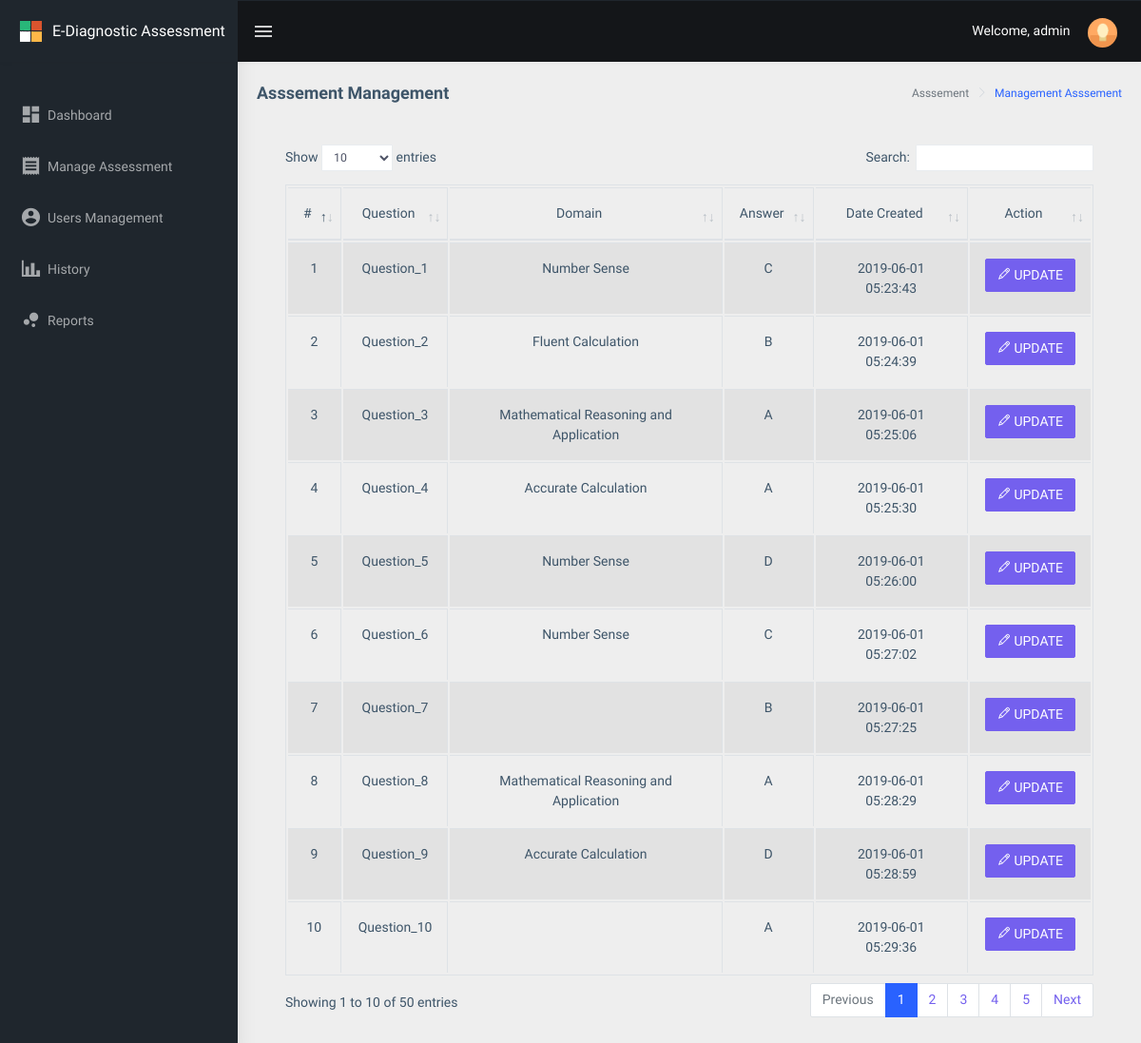
The app's page /public/main/teacher/assessment/index.php (signed in) with its own data.
### tables this page shows
CREATE TABLE `drxassessment_assessment` (
  `drxassessment_id` int(11) NOT NULL,
  `drxassessment_question1` text NOT NULL,
  `drxassessment_answer` text NOT NULL,
  `drxassessment_answer_value` text NOT NULL,
  `drxassessment_domain` text NOT NULL,
  `drxassessment_q1_answer_1` text NOT NULL,
  `drxassessment_q1_answer_2` text NOT NULL,
  `drxassessment_q1_answer_3` text NOT NULL,
  `drxassessment_q1_answer_4` text NOT NULL,
  `drxassessment_order` int(11) NOT NULL,
  `drxassessment_order_value` text NOT NULL,
  `drxassessment_status` int(1) NOT NULL,
  `drxassessment_created_at` datetime NOT NULL,
  `drxassessment_updated_at` datetime NOT NULL
);

### public/main/teacher/assessment/index.php (the view, shortened to what this page needs)
<?php
include("../../../../config/common/asdasf9z09x0c90zx90123.php");
if (!empty($_SESSION['drxassessmentname'])) {
    $drxassessmentname = $_SESSION['drxassessmentname'];
} else {
    $drxassessmentname = "";
}
?>
<!DOCTYPE html>
<html dir="ltr" lang="en">
<head>
    <link href="../../../assets/libs/flot/css/float-chart.css" rel="stylesheet">
    <link href="../../../dist/css/style.min.css" rel="stylesheet">
    <link href="../../../assets/libs/datatables.net-bs4/css/dataTables.bootstrap4.css" rel="stylesheet">
</head>
<body>
    <div id="main-wrapper">
        <header class="topbar" data-navbarbg="skin5">
            <nav class="navbar top-navbar navbar-expand-md navbar-dark">
                <div class="navbar-header" data-logobg="skin5">
                    <a class="navbar-brand" href="../../../main/teacher">
                        <b class="logo-icon p-l-10">
                            <img src="../../../assets/images/logo-icon.png" alt="homepage" class="light-logo" />
                        </b>
                        <span class="logo-text">
                             <span style="font-size: 16px;">E-Diagnostic Assessment</span>
                        </span>
                    </a>
                </div>
                <div class="navbar-collapse collapse" id="navbarSupportedContent" data-navbarbg="skin5">
                    <ul class="navbar-nav float-left mr-auto">
                        <li class="nav-item d-none d-md-block"><a class="nav-link sidebartoggler waves-effect waves-light" href="javascript:void(0)" data-sidebartype="mini-sidebar"><i class="mdi mdi-menu font-24"></i></a></li>
                    </ul>
                    <ul class="navbar-nav float-right">
                        <li class="nav-item dropdown">
                          <span style="color: #fff;">Welcome, <?php echo $drxassessmentname; ?></span>
                            <a class="nav-link dropdown-toggle text-muted waves-effect waves-dark pro-pic" href="" data-toggle="dropdown" aria-haspopup="true" aria-expanded="false"><img src="../../../assets/images/users/1.jpg" alt="user" class="rounded-circle" width="31" height="31"></a>
                        </li>
                    </ul>
                </div>
            </nav>
        </header>
        <aside class="left-sidebar" data-sidebarbg="skin5">
            <div class="scroll-sidebar">
                <nav class="sidebar-nav">
                    <ul id="sidebarnav" class="p-t-30">
                        <li class="sidebar-item"> <a class=" sidebar-link waves-effect waves-dark sidebar-link" href="../../../main/teacher/" aria-expanded="false"><i class="mdi mdi-view-dashboard"></i><span class="hide-menu">Dashboard</span></a></li>
                        <li class="sidebar-item"> <a class="sidebar-link waves-effect waves-dark sidebar-link" href="../assessment/" aria-expanded="false"><i class="mdi mdi-receipt"></i><span class="hide-menu">Manage Assessment </span></a></li>
                        <li class="sidebar-item"> <a class="sidebar-link waves-effect waves-dark sidebar-link" href="../usersmanagement/" aria-expanded="false"><i class="mdi mdi-account-circle"></i><span class="hide-menu">Users Management</span></a></li>
                        <li class="sidebar-item"> <a class="sidebar-link waves-effect waves-dark sidebar-link" href="../history/" aria-expanded="false"><i class="mdi mdi-chart-bar"></i><span class="hide-menu">History</span></a></li>
                        <li class="sidebar-item"> <a class="sidebar-link waves-effect waves-dark sidebar-link" href="../reports/" aria-expanded="false"><i class="mdi mdi-chart-bubble"></i><span class="hide-menu">Reports</span></a></li>
                    </ul>
                </nav>
            </div>
        </aside>
        <div class="page-wrapper">
             <div class="page-breadcrumb">
                <div class="row">
                    <div class="col-12 d-flex no-block align-items-center">
                        <h4 class="page-title">Asssement Management</h4>
                        <div class="ml-auto text-right">
                            <nav aria-label="breadcrumb">
                                <ol class="breadcrumb">
                                    <li class="breadcrumb-item active" aria-current="page">Asssement</li>
                                    <li class="breadcrumb-item active" aria-current="page"><a href="../assessment/">Management Asssement</a></li>
                                </ol>
                            </nav>
                        </div>
                    </div>
                </div>
            </div>
            <div class="container-fluid">
							<div class="card-body">
									<div class="table-responsive">
											<table id="zero_config" class="table table-striped table-bordered">
													<thead>
															<tr>
																	<th class="text-center">#</th>
                                  <th class="text-center">Question</th>
																	<th class="text-center">Domain</th>
																	<th class="text-center">Answer</th>
																	<th class="text-center">Date Created</th>
																	<th class="text-center">Action</th>
															</tr>
													</thead>
													<tbody>
														<?php
	                          $drx_count = 0;
	                          $connection->setAttribute(PDO::ATTR_ERRMODE, PDO::ERRMODE_EXCEPTION);
	                          $result = $connection->prepare("SELECT * FROM drxassessment_assessment ORDER BY drxassessment_created_at ASC");
	                          $result->execute();
	                              while ($row = $result->fetch(PDO::FETCH_ASSOC)) {
	                                     $drx_count++;
	                                     $drxassessment_id = $row['drxassessment_id'];
	                                     $drxassessment_question1 = $row['drxassessment_question1'];
																			 $drxassessment_domain = $row['drxassessment_domain'];
																			 $drxassessment_q1_answer_1 = $row['drxassessment_q1_answer_1'];
	                                     $drxassessment_q1_answer_2 = $row['drxassessment_q1_answer_2'];
	                                     $drxassessment_q1_answer_3 = $row['drxassessment_q1_answer_3'];
	                                     $drxassessment_q1_answer_4 = $row['drxassessment_q1_answer_4'];
	                                     $drxassessment_created_at = $row['drxassessment_created_at'];
                                       $drxassessmentanswer = $row['drxassessment_answer'];
	                          ?>
															<tr>
																<td class="text-center"><?php echo $drx_count; ?></td>
                                <td class="text-center"><?php echo $drxassessment_question1; ?></td>
																<td class="text-center"><?php echo $drxassessment_domain; ?></td>
																<td class="text-center"><?php echo $drxassessmentanswer; ?></td>
																<td class="text-center"><?php echo $drxassessment_created_at; ?></td>
																<td class="text-center">
																	<button type="button" data-toggle="modal" data-target="#assessmentModal" class="btn btn-primary btn-mg"
                                  onclick="editAssessment('<?php echo $drxassessment_id ; ?>',
                                                          '<?php echo $drxassessment_question1 ; ?>',
                                                          '<?php echo $drxassessment_q1_answer_1 ; ?>',
                                                          '<?php echo $drxassessment_q1_answer_2 ; ?>',
                                                          '<?php echo $drxassessment_q1_answer_3 ; ?>',
                                                          '<?php echo $drxassessment_q1_answer_4 ; ?>',
                                                          '<?php echo $drxassessmentanswer ; ?>',
                                                          '<?php echo $drxassessment_domain ; ?>');">
                                  <i class="ti-pencil"></i> UPDATE
                                  </button>
																</td>
															</tr>
														<?php } ?>
													</tbody>
											</table>
									</div>
            </div>
        </div>
    </div>
</body>
</html>

### records on screen
drxassessment_assessment: drxassessment_question1 "Question_1", drxassessment_domain "Number Sense", drxassessment_answer "C", drxassessment_created_at "2019-06-01 05:23:43"
drxassessment_assessment: drxassessment_question1 "Question_2", drxassessment_domain "Fluent Calculation", drxassessment_answer "B", drxassessment_created_at "2019-06-01 05:24:39"
drxassessment_assessment: drxassessment_question1 "Question_3", drxassessment_domain "Mathematical Reasoning and Application", drxassessment_answer "A", drxassessment_created_at "2019-06-01 05:25:06"
drxassessment_assessment: drxassessment_question1 "Question_4", drxassessment_domain "Accurate Calculation", drxassessment_answer "A", drxassessment_created_at "2019-06-01 05:25:30"
drxassessment_assessment: drxassessment_question1 "Question_5", drxassessment_domain "Number Sense", drxassessment_answer "D", drxassessment_created_at "2019-06-01 05:26:00"
drxassessment_assessment: drxassessment_question1 "Question_6", drxassessment_domain "Number Sense", drxassessment_answer "C", drxassessment_created_at "2019-06-01 05:27:02"
drxassessment_assessment: drxassessment_question1 "Question_7", drxassessment_answer "B", drxassessment_created_at "2019-06-01 05:27:25"
drxassessment_assessment: drxassessment_question1 "Question_8", drxassessment_domain "Mathematical Reasoning and Application", drxassessment_answer "A", drxassessment_created_at "2019-06-01 05:28:29"
drxassessment_assessment: drxassessment_question1 "Question_9", drxassessment_domain "Accurate Calculation", drxassessment_answer "D", drxassessment_created_at "2019-06-01 05:28:59"
drxassessment_assessment: drxassessment_question1 "Question_10", drxassessment_answer "A", drxassessment_created_at "2019-06-01 05:29:36"

### other values on screen
$drxassessmentname "admin"
